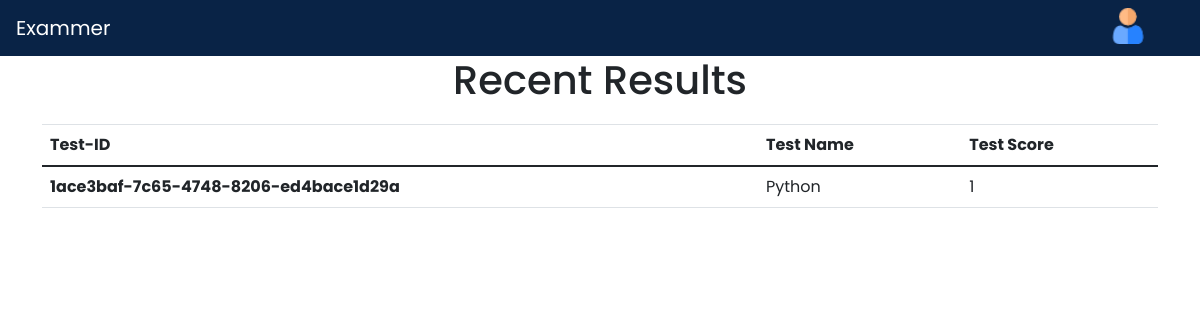
/results (signed in), run on an earlier commit of the app's database.
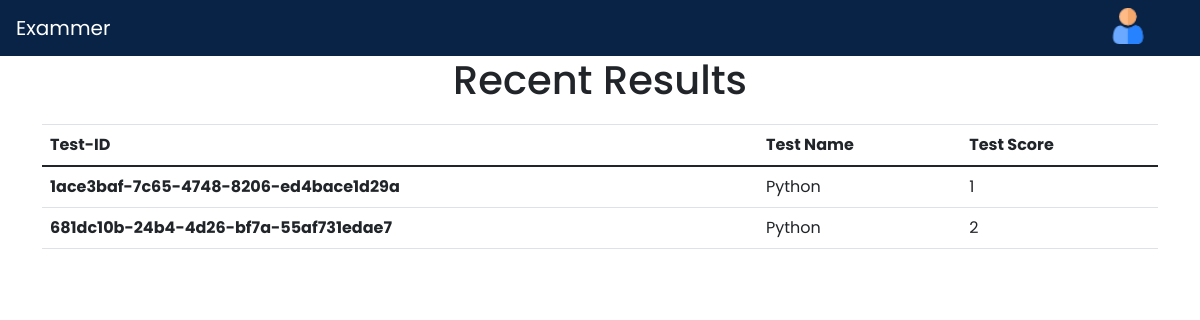
And on a later commit of the database.
### quizapp/models.py (models this page shows, shortened)
class Student(models.Model):
    external_id = models.UUIDField(default=uuid.uuid4, editable=False, unique=True)
    user = models.ForeignKey(User, on_delete=models.DO_NOTHING)
    test = models.ForeignKey(Test, on_delete=models.DO_NOTHING)
    score = models.CharField(max_length=3)
    completed = models.BooleanField(default=False)
    remaining_time = models.CharField(default="", max_length=3)

class Test(models.Model):
    external_id = models.UUIDField(default=uuid.uuid4, editable=False, unique=True)
    user = models.ForeignKey(User, on_delete=models.CASCADE)
    category = models.CharField(max_length=200)
    description = models.CharField(max_length=200)
    active = models.BooleanField(default=True)
    test_time = models.CharField(max_length=3, default=None)
    def __str__(self):
        return self.category

### quizapp/views.py (the view)
# urls.py: path('results',views.results,name='results'),
@login_required(login_url='login_page')
def results(request):
    username = request.user
    user = User.objects.get(username=username)
    profile = Profile.objects.get(user=user)
    tests = Student.objects.filter(user=user)
    context = {"responses": tests, 'profile':profile}
    return render(request, 'results.html', context)

### quizapp/templates/results.html (shortened to what this page needs)
{% load static %}
<!doctype html>
<html lang="en">
<head>
    <link rel="stylesheet" href="https://stackpath.bootstrapcdn.com/bootstrap/4.3.1/css/bootstrap.min.css"
>
</head>
<body>
    {% include "quizapp/header.html" %}
    <center><h1>Recent Results</h1></center>
    <div class="container" style="margin-top: 20px;">
        <table class="table">
            <thead>
              <tr>
                <th scope="col">Test-ID</th>
                <th scope="col">Test Name</th>
                <th scope="col">Test Score</th>
              </tr>
            </thead>
            <tbody>
                {% for response in responses %}
              <tr>
                <th scope="row">{{response.external_id}}</th>
                <td>{{response.test}}</td>
                <td>{{response.score}}</td>
              </tr>
              {% endfor %}
            </tbody>
          </table>
    </div>
</body>
</html>

What changed in the data, as far as the page shows it:
added Student: external_id "681dc10b-24b4-4d26-bf7a-55af731edae7", test "Python", score "2"
